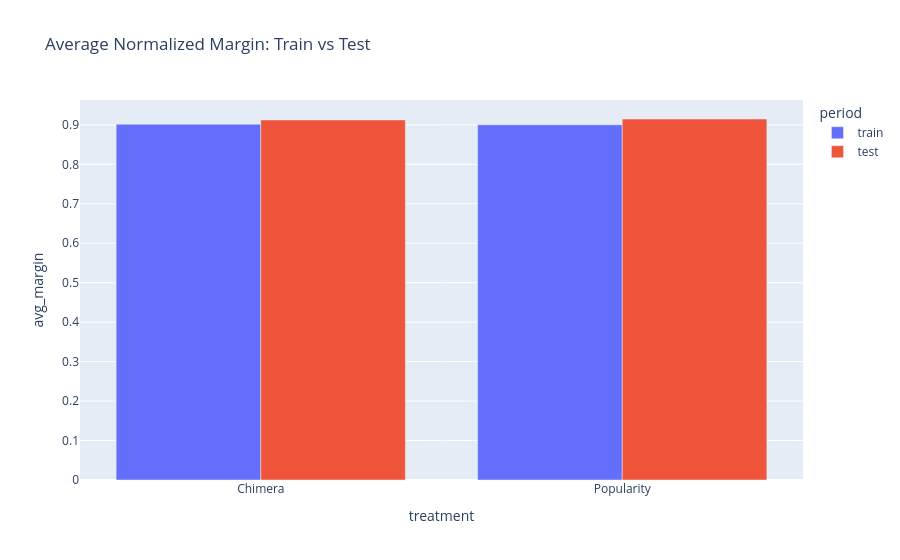

Notebook code cell kept with this figure:
### Markdown cell above
## Margin Shift Index
This cell summarizes average margin in train vs test periods and visualizes the shift by treatment group.
Positive shifts indicate movement toward higher-margin mix.
The bar chart shows average margin per period.

### Code cell
margin_shift = compute_margin_shift_table(
    split.train_history,
    split.test_history,
    margin_lookup,
    eligible_households=eligible,
)

chimera_hits = compute_hit_rate_table(chimera_top5, split.test_items_by_user, top_k=5)
pop_hits = compute_hit_rate_table(popularity_top5, split.test_items_by_user, top_k=5)

def summarize_margin_shift(shift_table: pd.DataFrame, hit_table: pd.DataFrame, label: str) -> pd.DataFrame:
    merged = shift_table.merge(hit_table[['household_key', 'has_hit']], on='household_key', how='left')
    merged = merged[merged['has_hit'].fillna(False)]
    return pd.DataFrame(
        [
            {
                'treatment': label,
                'train_margin': merged['train_margin'].mean(),
                'test_margin': merged['test_margin'].mean(),
                'margin_shift': merged['margin_shift'].mean(),
                'households': len(merged),
            }
        ]
    )

margin_summary = pd.concat(
    [
        summarize_margin_shift(margin_shift, chimera_hits, 'Chimera'),
        summarize_margin_shift(margin_shift, pop_hits, 'Popularity'),
    ],
    ignore_index=True,
)

display(margin_summary)

margin_plot = margin_summary.melt(
    id_vars=['treatment', 'households', 'margin_shift'],
    value_vars=['train_margin', 'test_margin'],
    var_name='period',
    value_name='avg_margin',
)
margin_plot['period'] = margin_plot['period'].str.replace('_margin', '', regex=False)

fig_margin = px.bar(
    margin_plot,
    x='treatment',
    y='avg_margin',
    color='period',
    barmode='group',
    title='Average Normalized Margin: Train vs Test',
)
fig_margin.write_html(FIGURES / 'margin_shift.html')
fig_margin.show()

### Figure 1 — Plotly figure (JSON) as saved in the notebook; plotly's stock layout.template omitted (floating-point values rounded to 4 significant figures)
{"data": [{"alignmentgroup": "True", "hovertemplate": "period=train<br>treatment=%{x}<br>avg_margin=%{y}<extra></extra>", "legendgroup": "train", "marker": {"color": "#636efa", "pattern": {"shape": ""}}, "name": "train", "offsetgroup": "train", "orientation": "v", "showlegend": true, "textposition": "auto", "type": "bar", "x": ["Chimera", "Popularity"], "xaxis": "x", "y": [0.9016, 0.9002], "yaxis": "y"}, {"alignmentgroup": "True", "hovertemplate": "period=test<br>treatment=%{x}<br>avg_margin=%{y}<extra></extra>", "legendgroup": "test", "marker": {"color": "#EF553B", "pattern": {"shape": ""}}, "name": "test", "offsetgroup": "test", "orientation": "v", "showlegend": true, "textposition": "auto", "type": "bar", "x": ["Chimera", "Popularity"], "xaxis": "x", "y": [0.9124, 0.9148], "yaxis": "y"}], "layout": {"barmode": "group", "legend": {"title": {"text": "period"}, "tracegroupgap": 0}, "title": {"text": "Average Normalized Margin: Train vs Test"}, "xaxis": {"anchor": "y", "domain": [0, 1], "title": {"text": "treatment"}}, "yaxis": {"anchor": "x", "domain": [0, 1], "title": {"text": "avg_margin"}}}}
